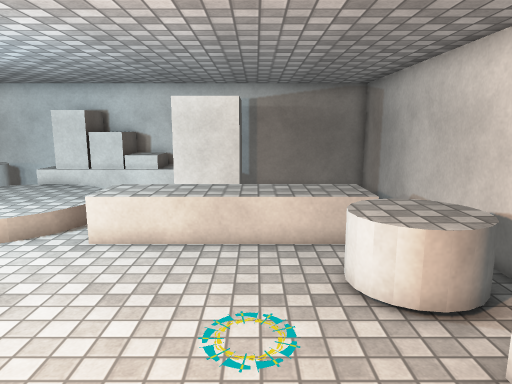
[1] (above)

19 first-person views from a walk through a 3-D level made in the Unity game engine. The camera is 1.3 m above the floor, tilts 10° down and sees 70° across. The floor is counted in squares, 0.5 m on a side. Each view is taken from the middle of a square. On the plan, view 1 faces up. The plan holds only what a view shows up to about 20 squares ahead; the rest is blank. The player is left out. Some surface patterns are stand-ins.

[2]
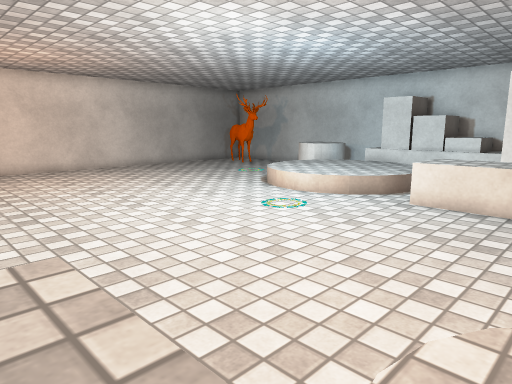

[3]
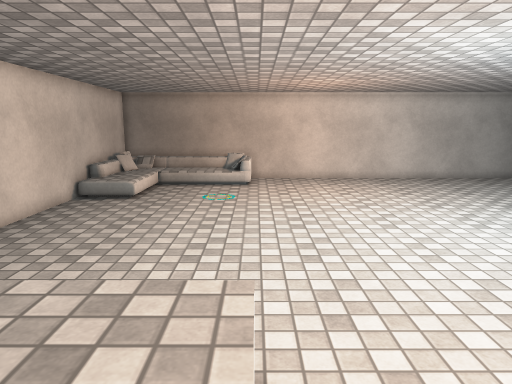

[4]
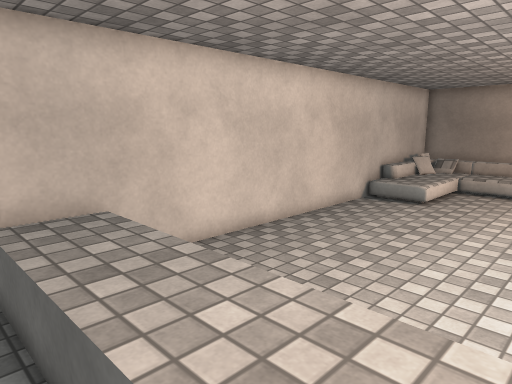

[5]
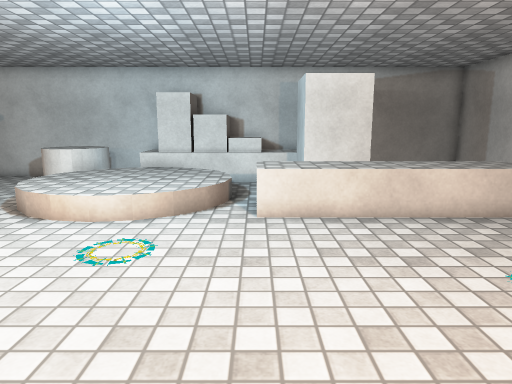

[6]
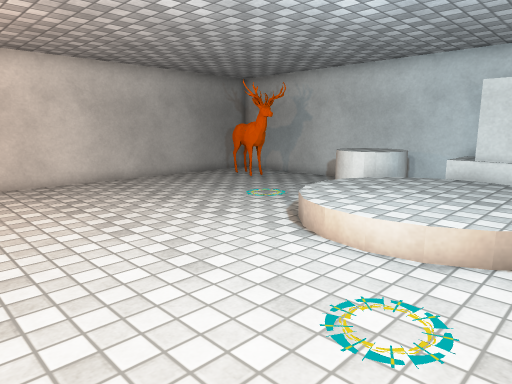

[7]
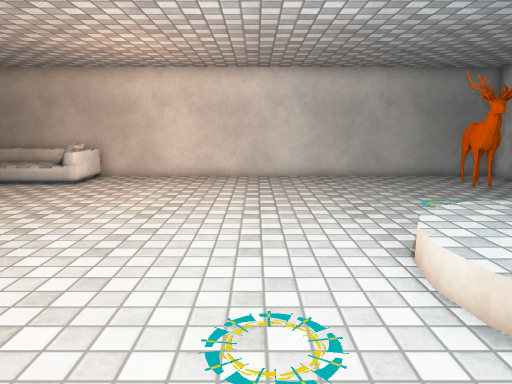

[8]
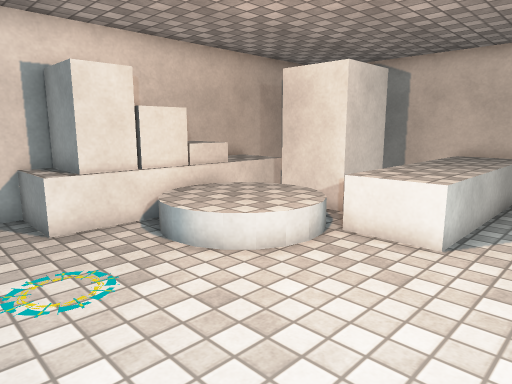

[9]
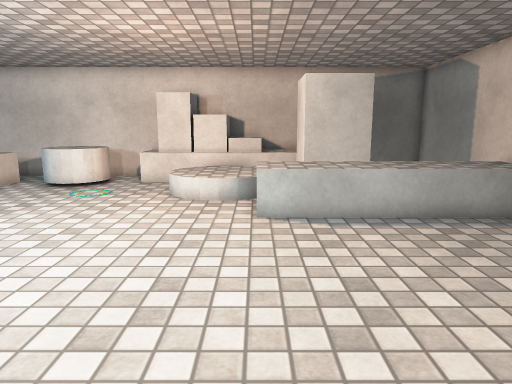

[10]
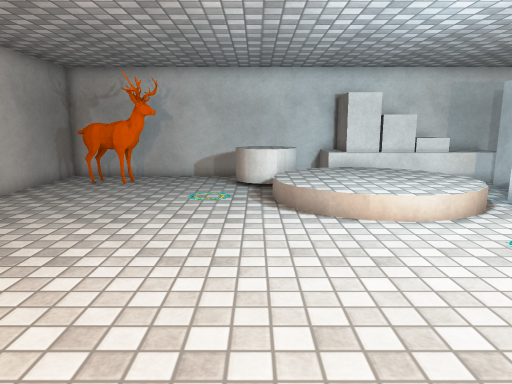

[11]
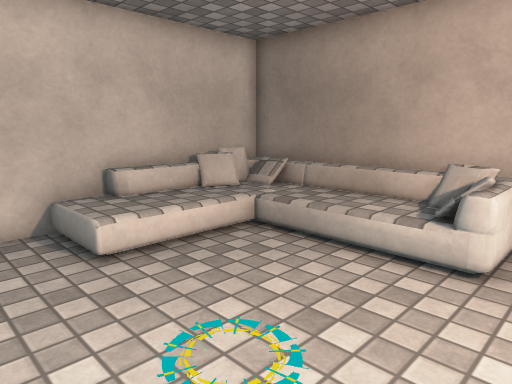

[12]
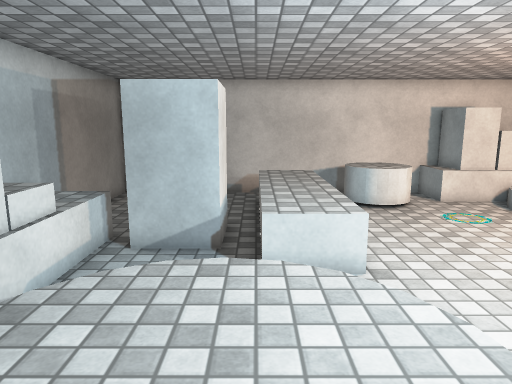

[13]
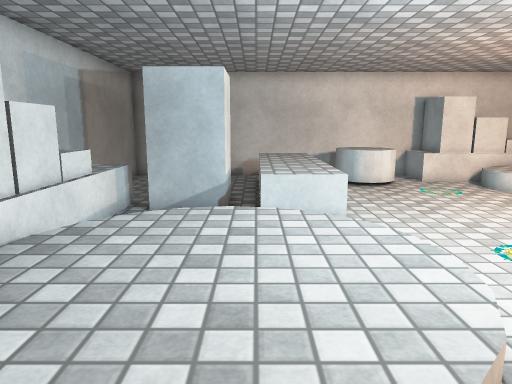

[14]
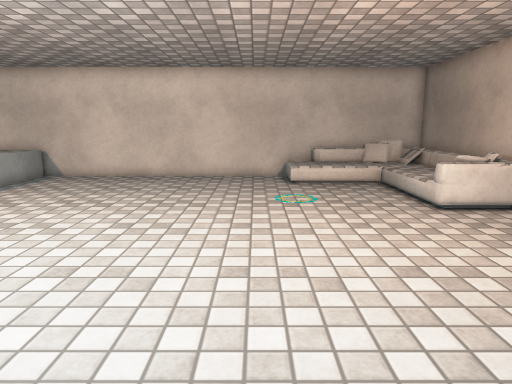

[15]
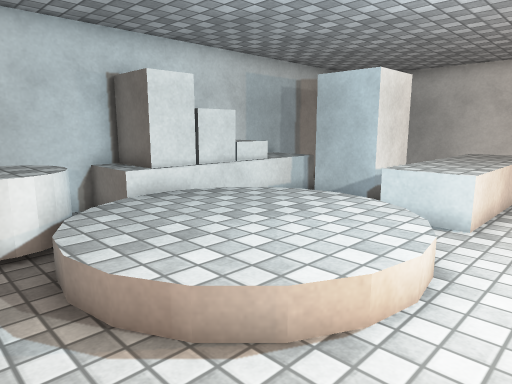

[16]
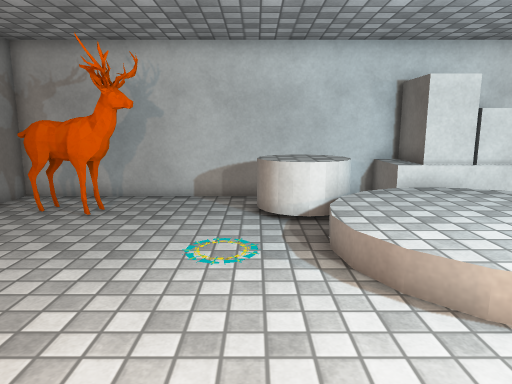

[17]
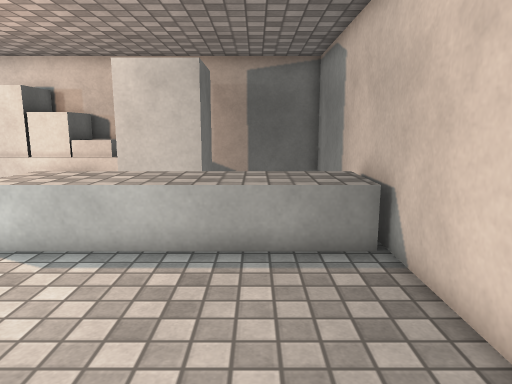

[18]
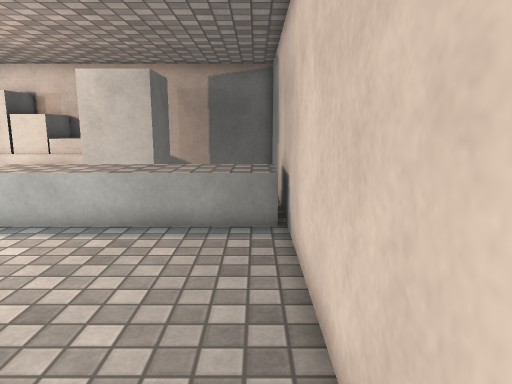

[19]
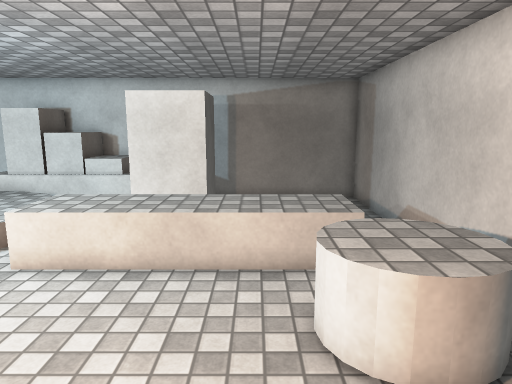

### Floor plan
Key: @ floor where view 1 was taken; # wall or solid block; . main floor; : floor 0.25 m higher than the main floor; + floor 0.5 m higher than the main floor; / step, stairs or slope; = window, fence, low wall or low ledge; ^ raised ledge; B white block; C white cylinder; S sofa; O other object.
Columns run from 24 left of view 1 to 6 right of it. Each row starts with its distance up from view 1.
 20 ###############################
 19 #.........CC  # #BBB^^^  .... #
 18 #.##  ...CCCC ###BBB^^^....   #
 17 #.####...CCCC/ ======BB       #
 16 #...  ....CC+++++/...B B      #
 15 #........../++++++/..B B      #
 14 #.......::.+++++++/..BBB......#
 13 #.......::./++++++//^^^^^^^^..#
 12 #........../++++++/^^^^^^^^^..#
 11 #.........../++++/.^^^^^^^^^..#
 10 #............////.............#
  9 #..........................CC.#
  8 #...............::........CCCC#
  7 #...............::........CCCC#
  6 #......................::..CC.#
  5 #......................::.....#
  4 #..........................=BB#
  3 #..........................=^ #
  2 #......................./++=B##
  1 #....................../   =BB#
  0 #....................../@   ###
 -1 #SSS.................^^/++  ###
 -2 #SS#...::............^^^.  =OO#
 -3 #  /...::............^^^BBBBOO#
 -4 #  /.................^^^B  BOO#
 -5 #  /.................^^^BBB   #
 -6 #  /.................^^^      #
 -7 #  /////.............^^^      #
 -8 #      +.............^^^      #
 -9  ##    +.............^^^      #
-10    ############################

Where each view was taken, in squares from view 1:
view 1: 0 up, 0 right, facing up
view 2: 2 down, 0 right, facing up-left
view 3: 1 down, 1 right, facing left
view 4: 1 down, 0 right, facing down-left
view 5: 0 up, 5 left, facing up
view 6: 3 up, 6 left, facing up-left
view 7: 7 up, 4 left, facing left
view 8: 7 up, 6 left, facing down-right
view 9: 1 down, 14 left, facing right
view 10: 0 up, 14 left, facing up
view 11: 0 up, 14 left, facing down-left
view 12: 13 up, 13 left, facing right
view 13: 13 up, 15 left, facing right
view 14: 10 up, 15 left, facing down
view 15: 8 up, 15 left, facing up-right
view 16: 6 up, 15 left, facing up
view 17: 7 down, 11 left, facing right
view 18: 9 down, 13 left, facing right
view 19: 2 up, 1 right, facing up
